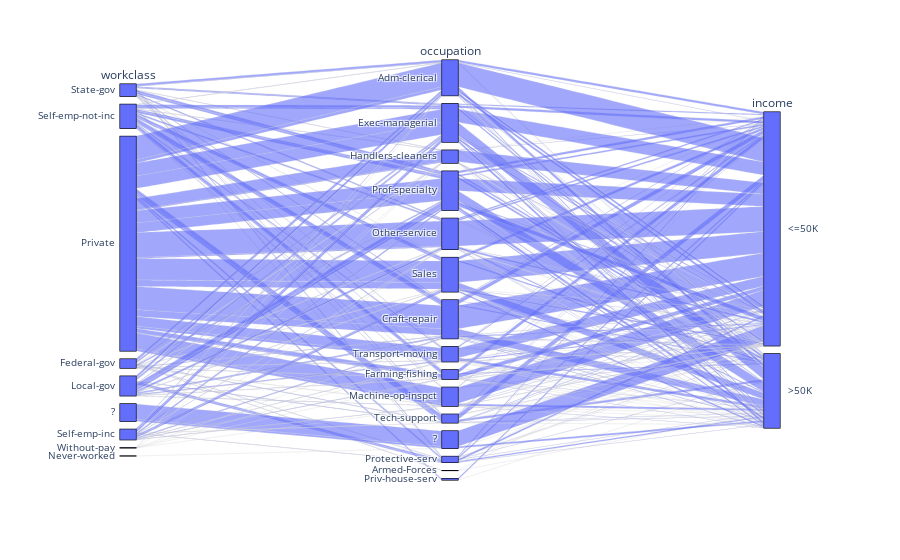

The cell this chart's notebook holds for it:
### Code cell
grafico = px.parallel_categories(base_census, dimensions=['workclass', 'occupation', 'income'])
grafico.show()

### Figure 1 — Plotly figure (JSON) as saved in the notebook; plotly's stock layout.template omitted (floating-point values rounded to 4 significant figures; data arrays with more than 128 entries replaced by an {"elided": "..."} marker saying what was removed)
{"data": [{"dimensions": [{"label": "workclass", "values": {"elided": "32561 str values"}}, {"label": "occupation", "values": {"elided": "32561 str values"}}, {"label": "income", "values": {"elided": "32561 str values"}}], "domain": {"x": [0, 1], "y": [0, 1]}, "name": "", "type": "parcats"}], "layout": {"legend": {"tracegroupgap": 0}, "margin": {"t": 60}}}
